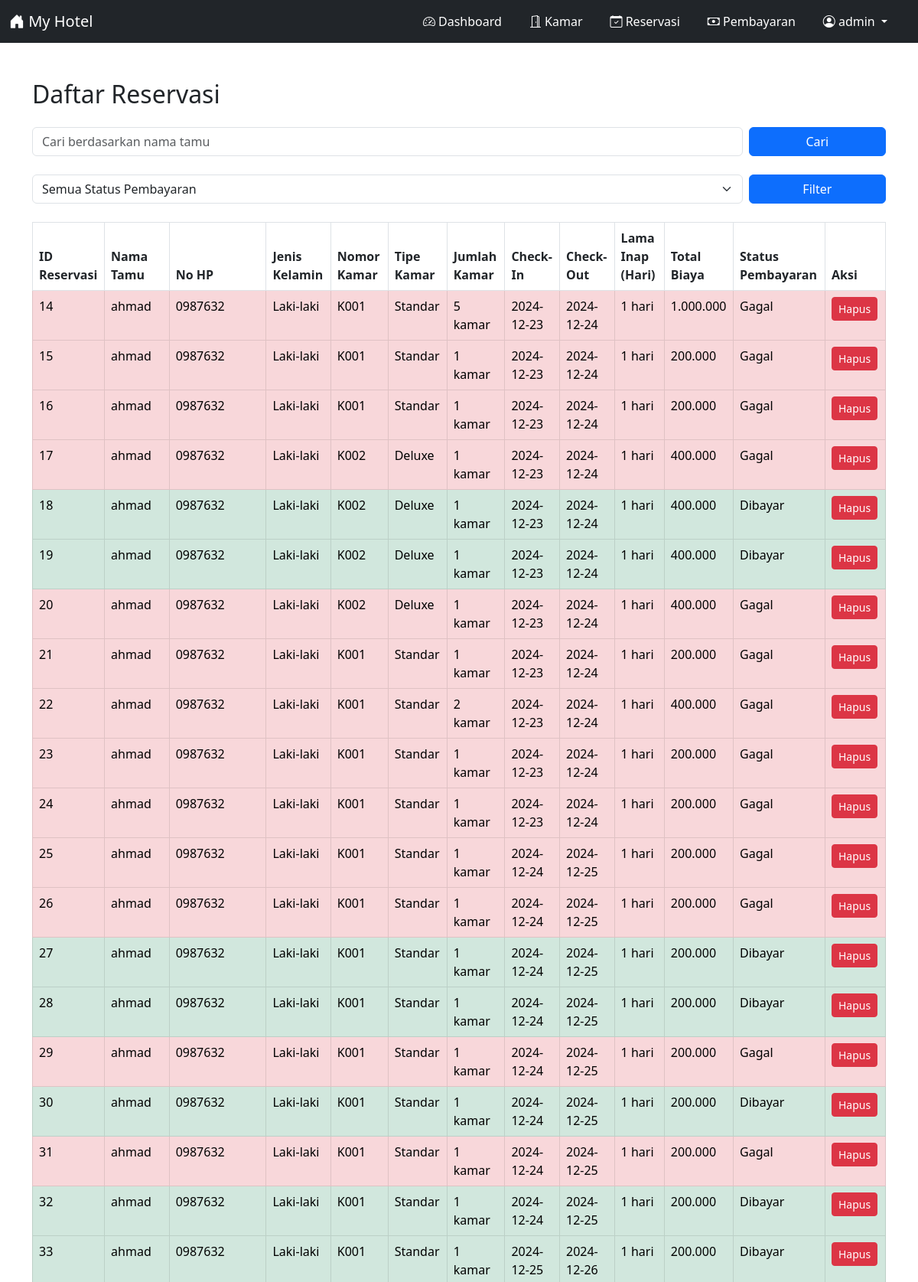
The page /admin/show_reservasi.php (signed in, upper part) on the database its author committed.
### tables this page shows
CREATE TABLE `reservasi` (
  `id_reservasi` int NOT NULL,
  `id_tamu` int DEFAULT NULL,
  `id_kamar` int DEFAULT NULL,
  `jumlah_kamar` int NOT NULL,
  `checkin` date NOT NULL,
  `checkout` date NOT NULL,
  `lama_inap` int GENERATED ALWAYS AS ((to_days(`checkout`) - to_days(`checkin`))) STORED,
  `total_biaya` decimal(10,2) NOT NULL,
  `status_pembayaran` enum('Belum Dibayar','Dibayar','Pending','Gagal') DEFAULT NULL
);

CREATE TABLE `tbl_tamu` (
  `id_tamu` int NOT NULL,
  `nama` varchar(100) NOT NULL,
  `jk` enum('L','P') NOT NULL,
  `no_hp` varchar(15) NOT NULL,
  `alamat` text NOT NULL,
  `email` varchar(100) NOT NULL,
  `password` varchar(255) NOT NULL
);

CREATE TABLE `kamar` (
  `id_kamar` int NOT NULL,
  `nomor_kamar` varchar(10) NOT NULL,
  `tipe_kamar` enum('Standar','Deluxe','Suite') NOT NULL,
  `gambar` varchar(255) DEFAULT NULL,
  `harga` decimal(10,2) NOT NULL,
  `stok_kamar` int NOT NULL
);

### admin/show_reservasi.php (the view, shortened to what this page needs)
<?php
include 'header_admin.php';
include '../koneksi/koneksi.php';
$search = isset($_GET['search']) ? $_GET['search'] : '';
$query = "
    SELECT r.id_reservasi, t.nama AS nama_tamu, t.no_hp, t.jk AS jenis_kelamin,
           r.id_kamar, k.nomor_kamar, k.tipe_kamar, r.jumlah_kamar, r.checkin, r.checkout,
           r.lama_inap, r.total_biaya, r.status_pembayaran
    FROM reservasi r
    JOIN tbl_tamu t ON r.id_tamu = t.id_tamu
    JOIN kamar k ON r.id_kamar = k.id_kamar
    WHERE t.nama LIKE '%$search%'";
$query .= " ORDER BY r.id_reservasi ASC";
$result = mysqli_query($conn, $query);
?>
<!DOCTYPE html>
<html lang="id">
<head>
    <link href="https://cdn.jsdelivr.net/npm/bootstrap@5.3.0/dist/css/bootstrap.min.css" rel="stylesheet">
</head>
<body>
<div class="container my-5">
    <h2 class="mb-4">Daftar Reservasi</h2>
<form method="GET" action="" class="mb-4">
    <div class="row g-2">
        <div class="col-md-10">
            <input type="text" name="search" class="form-control" placeholder="Cari berdasarkan nama tamu" value="<?php echo htmlspecialchars($search); ?>">
        </div>
        <div class="col-md-2">
            <button type="submit" class="btn btn-primary w-100">Cari</button>
        </div>
    </div>
</form>
<form method="GET" action="" class="mb-4">
    <div class="row g-2">
        <div class="col-md-10">
            <select name="status_pembayaran" class="form-select">
                <option value="">Semua Status Pembayaran</option>
            </select>
        </div>
        <div class="col-md-2">
            <button type="submit" class="btn btn-primary w-100">Filter</button>
        </div>
    </div>
</form>
    <div class="table-responsive">
        <table class="table table-bordered">
            <thead>
                <tr>
                    <th>ID Reservasi</th>
                    <th>Nama Tamu</th>
                    <th>No HP</th>
                    <th>Jenis Kelamin</th>
                    <th>Nomor Kamar</th>
                    <th>Tipe Kamar</th>
                    <th>Jumlah Kamar</th>
                    <th>Check-In</th>
                    <th>Check-Out</th>
                    <th>Lama Inap (Hari)</th>
                    <th>Total Biaya</th>
                    <th>Status Pembayaran</th>
                    <th>Aksi</th>
                </tr>
            </thead>
            <tbody>
                <?php while ($row = mysqli_fetch_assoc($result)): ?>
                    <tr class="
                        <?php
                            if ($row['status_pembayaran'] == 'Gagal') {
                                echo 'table-danger';
                            } elseif ($row['status_pembayaran'] == 'Belum Dibayar') {
                                echo 'table-danger';
                            } elseif ($row['status_pembayaran'] == 'Pending') {
                                echo 'table-warning';
                            } elseif ($row['status_pembayaran'] == 'Dibayar') {
                                echo 'table-success';
                            }
                        ?>
                    ">
                        <td><?php echo $row['id_reservasi']; ?></td>
                        <td><?php echo $row['nama_tamu']; ?></td>
                        <td><?php echo $row['no_hp']; ?></td>
                        <td><?php echo ($row['jenis_kelamin'] == 'L') ? 'Laki-laki' : 'Perempuan'; ?></td>
                        <td><?php echo $row['nomor_kamar']; ?></td>
                        <td><?php echo $row['tipe_kamar']; ?></td>
                        <td><?php echo $row['jumlah_kamar']; ?> kamar</td>
                        <td><?php echo $row['checkin']; ?></td>
                        <td><?php echo $row['checkout']; ?></td>
                        <td><?php echo $row['lama_inap']; ?> hari</td>
                        <td><?php echo number_format($row['total_biaya'], 0, ',', '.'); ?></td>
                        <td><?php echo $row['status_pembayaran']; ?></td>
                        <td>
                            <?php if ($row['status_pembayaran'] == 'Gagal'): ?>
                                <a href="reservasi/hapus_reservasi.php?id_reservasi=<?php echo $row['id_reservasi']; ?>" class="btn btn-danger btn-sm" onclick="return confirm('Apakah Anda yakin ingin menghapus reservasi ini?')">Hapus</a>
                            <?php elseif ($row['status_pembayaran'] == 'Belum Dibayar' || $row['status_pembayaran'] == 'Pending'): ?>
                                <a href="reservasi/edit_reservasi.php?id_reservasi=<?php echo $row['id_reservasi']; ?>" class="btn btn-warning btn-sm">Edit</a>
                                <a href="reservasi/hapus_reservasi.php?id_reservasi=<?php echo $row['id_reservasi']; ?>" class="btn btn-danger btn-sm" onclick="return confirm('Apakah Anda yakin ingin menghapus reservasi ini?')">Hapus</a>
                            <?php elseif ($row['status_pembayaran'] == 'Dibayar'): ?>
                                <a href="reservasi/hapus_reservasi.php?id_reservasi=<?php echo $row['id_reservasi']; ?>" class="btn btn-danger btn-sm" onclick="return confirm('Apakah Anda yakin ingin menghapus reservasi ini?')">Hapus</a>
                            <?php endif; ?>
                        </td>
                    </tr>
                <?php endwhile; ?>
            </tbody>
        </table>
    </div>
</div>
</body>
</html>

### rows shown on the page
reservasi: id_reservasi "14", id_tamu.nama "ahmad", id_tamu.no_hp "0987632", id_kamar.nomor_kamar "K001", id_kamar.tipe_kamar "Standar", jumlah_kamar "5", checkin "2024-12-23", checkout "2024-12-24", lama_inap "1", total_biaya "1.000.000", status_pembayaran "Gagal"
reservasi: id_reservasi "15", id_tamu.nama "ahmad", id_tamu.no_hp "0987632", id_kamar.nomor_kamar "K001", id_kamar.tipe_kamar "Standar", jumlah_kamar "1", checkin "2024-12-23", checkout "2024-12-24", lama_inap "1", total_biaya "200.000", status_pembayaran "Gagal"
reservasi: id_reservasi "16", id_tamu.nama "ahmad", id_tamu.no_hp "0987632", id_kamar.nomor_kamar "K001", id_kamar.tipe_kamar "Standar", jumlah_kamar "1", checkin "2024-12-23", checkout "2024-12-24", lama_inap "1", total_biaya "200.000", status_pembayaran "Gagal"
reservasi: id_reservasi "17", id_tamu.nama "ahmad", id_tamu.no_hp "0987632", id_kamar.nomor_kamar "K002", id_kamar.tipe_kamar "Deluxe", jumlah_kamar "1", checkin "2024-12-23", checkout "2024-12-24", lama_inap "1", total_biaya "400.000", status_pembayaran "Gagal"
reservasi: id_reservasi "18", id_tamu.nama "ahmad", id_tamu.no_hp "0987632", id_kamar.nomor_kamar "K002", id_kamar.tipe_kamar "Deluxe", jumlah_kamar "1", checkin "2024-12-23", checkout "2024-12-24", lama_inap "1", total_biaya "400.000", status_pembayaran "Dibayar"
reservasi: id_reservasi "19", id_tamu.nama "ahmad", id_tamu.no_hp "0987632", id_kamar.nomor_kamar "K002", id_kamar.tipe_kamar "Deluxe", jumlah_kamar "1", checkin "2024-12-23", checkout "2024-12-24", lama_inap "1", total_biaya "400.000", status_pembayaran "Dibayar"
reservasi: id_reservasi "20", id_tamu.nama "ahmad", id_tamu.no_hp "0987632", id_kamar.nomor_kamar "K002", id_kamar.tipe_kamar "Deluxe", jumlah_kamar "1", checkin "2024-12-23", checkout "2024-12-24", lama_inap "1", total_biaya "400.000", status_pembayaran "Gagal"
reservasi: id_reservasi "21", id_tamu.nama "ahmad", id_tamu.no_hp "0987632", id_kamar.nomor_kamar "K001", id_kamar.tipe_kamar "Standar", jumlah_kamar "1", checkin "2024-12-23", checkout "2024-12-24", lama_inap "1", total_biaya "200.000", status_pembayaran "Gagal"
reservasi: id_reservasi "22", id_tamu.nama "ahmad", id_tamu.no_hp "0987632", id_kamar.nomor_kamar "K001", id_kamar.tipe_kamar "Standar", jumlah_kamar "2", checkin "2024-12-23", checkout "2024-12-24", lama_inap "1", total_biaya "400.000", status_pembayaran "Gagal"
reservasi: id_reservasi "23", id_tamu.nama "ahmad", id_tamu.no_hp "0987632", id_kamar.nomor_kamar "K001", id_kamar.tipe_kamar "Standar", jumlah_kamar "1", checkin "2024-12-23", checkout "2024-12-24", lama_inap "1", total_biaya "200.000", status_pembayaran "Gagal"
reservasi: id_reservasi "24", id_tamu.nama "ahmad", id_tamu.no_hp "0987632", id_kamar.nomor_kamar "K001", id_kamar.tipe_kamar "Standar", jumlah_kamar "1", checkin "2024-12-23", checkout "2024-12-24", lama_inap "1", total_biaya "200.000", status_pembayaran "Gagal"
reservasi: id_reservasi "25", id_tamu.nama "ahmad", id_tamu.no_hp "0987632", id_kamar.nomor_kamar "K001", id_kamar.tipe_kamar "Standar", jumlah_kamar "1", checkin "2024-12-24", checkout "2024-12-25", lama_inap "1", total_biaya "200.000", status_pembayaran "Gagal"
reservasi: id_reservasi "26", id_tamu.nama "ahmad", id_tamu.no_hp "0987632", id_kamar.nomor_kamar "K001", id_kamar.tipe_kamar "Standar", jumlah_kamar "1", checkin "2024-12-24", checkout "2024-12-25", lama_inap "1", total_biaya "200.000", status_pembayaran "Gagal"
reservasi: id_reservasi "27", id_tamu.nama "ahmad", id_tamu.no_hp "0987632", id_kamar.nomor_kamar "K001", id_kamar.tipe_kamar "Standar", jumlah_kamar "1", checkin "2024-12-24", checkout "2024-12-25", lama_inap "1", total_biaya "200.000", status_pembayaran "Dibayar"
reservasi: id_reservasi "28", id_tamu.nama "ahmad", id_tamu.no_hp "0987632", id_kamar.nomor_kamar "K001", id_kamar.tipe_kamar "Standar", jumlah_kamar "1", checkin "2024-12-24", checkout "2024-12-25", lama_inap "1", total_biaya "200.000", status_pembayaran "Dibayar"
reservasi: id_reservasi "29", id_tamu.nama "ahmad", id_tamu.no_hp "0987632", id_kamar.nomor_kamar "K001", id_kamar.tipe_kamar "Standar", jumlah_kamar "1", checkin "2024-12-24", checkout "2024-12-25", lama_inap "1", total_biaya "200.000", status_pembayaran "Gagal"
reservasi: id_reservasi "30", id_tamu.nama "ahmad", id_tamu.no_hp "0987632", id_kamar.nomor_kamar "K001", id_kamar.tipe_kamar "Standar", jumlah_kamar "1", checkin "2024-12-24", checkout "2024-12-25", lama_inap "1", total_biaya "200.000", status_pembayaran "Dibayar"
reservasi: id_reservasi "31", id_tamu.nama "ahmad", id_tamu.no_hp "0987632", id_kamar.nomor_kamar "K001", id_kamar.tipe_kamar "Standar", jumlah_kamar "1", checkin "2024-12-24", checkout "2024-12-25", lama_inap "1", total_biaya "200.000", status_pembayaran "Gagal"
reservasi: id_reservasi "32", id_tamu.nama "ahmad", id_tamu.no_hp "0987632", id_kamar.nomor_kamar "K001", id_kamar.tipe_kamar "Standar", jumlah_kamar "1", checkin "2024-12-24", checkout "2024-12-25", lama_inap "1", total_biaya "200.000", status_pembayaran "Dibayar"
reservasi: id_reservasi "33", id_tamu.nama "ahmad", id_tamu.no_hp "0987632", id_kamar.nomor_kamar "K001", id_kamar.tipe_kamar "Standar", jumlah_kamar "1", checkin "2024-12-25", checkout "2024-12-26", lama_inap "1", total_biaya "200.000", status_pembayaran "Dibayar"

### other values the page prints
$adminUsername "admin"
